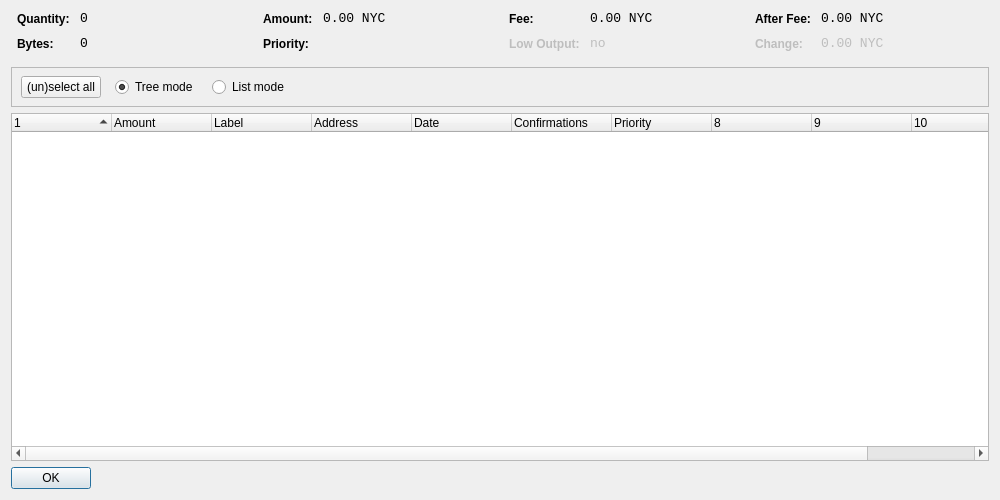
<?xml version="1.0" encoding="UTF-8"?>
<ui version="4.0">
 <class>CoinControlDialog</class>
 <widget class="QDialog" name="CoinControlDialog">
  <property name="geometry">
   <rect>
    <x>0</x>
    <y>0</y>
    <width>1000</width>
    <height>500</height>
   </rect>
  </property>
  <property name="windowTitle">
   <string>Coin Control</string>
  </property>
  <layout class="QVBoxLayout" name="verticalLayout">
   <item>
    <layout class="QHBoxLayout" name="horizontalLayoutTop" stretch="0,0,0,0">
     <property name="topMargin">
      <number>0</number>
     </property>
     <property name="bottomMargin">
      <number>10</number>
     </property>
     <item>
      <layout class="QFormLayout" name="formLayoutCoinControl1">
       <property name="horizontalSpacing">
        <number>10</number>
       </property>
       <property name="verticalSpacing">
        <number>10</number>
       </property>
       <property name="leftMargin">
        <number>6</number>
       </property>
       <property name="rightMargin">
        <number>6</number>
       </property>
       <item row="0" column="0">
        <widget class="QLabel" name="labelCoinControlQuantityText">
         <property name="styleSheet">
          <string notr="true">font-weight:bold;</string>
         </property>
         <property name="text">
          <string>Quantity:</string>
         </property>
        </widget>
       </item>
       <item row="0" column="1">
        <widget class="QLabel" name="labelCoinControlQuantity">
         <property name="font">
          <font>
           <family>Monospace</family>
           <pointsize>10</pointsize>
          </font>
         </property>
         <property name="cursor">
          <cursorShape>IBeamCursor</cursorShape>
         </property>
         <property name="contextMenuPolicy">
          <enum>Qt::ActionsContextMenu</enum>
         </property>
         <property name="text">
          <string notr="true">0</string>
         </property>
         <property name="textInteractionFlags">
          <set>Qt::LinksAccessibleByMouse|Qt::TextSelectableByKeyboard|Qt::TextSelectableByMouse</set>
         </property>
        </widget>
       </item>
       <item row="1" column="0">
        <widget class="QLabel" name="labelCoinControlBytesText">
         <property name="styleSheet">
          <string notr="true">font-weight:bold;</string>
         </property>
         <property name="text">
          <string>Bytes:</string>
         </property>
        </widget>
       </item>
       <item row="1" column="1">
        <widget class="QLabel" name="labelCoinControlBytes">
         <property name="font">
          <font>
           <family>Monospace</family>
           <pointsize>10</pointsize>
          </font>
         </property>
         <property name="cursor">
          <cursorShape>IBeamCursor</cursorShape>
         </property>
         <property name="contextMenuPolicy">
          <enum>Qt::ActionsContextMenu</enum>
         </property>
         <property name="text">
          <string notr="true">0</string>
         </property>
         <property name="textInteractionFlags">
          <set>Qt::LinksAccessibleByMouse|Qt::TextSelectableByKeyboard|Qt::TextSelectableByMouse</set>
         </property>
        </widget>
       </item>
      </layout>
     </item>
     <item>
      <layout class="QFormLayout" name="formLayoutCoinControl2">
       <property name="horizontalSpacing">
        <number>10</number>
       </property>
       <property name="verticalSpacing">
        <number>10</number>
       </property>
       <property name="leftMargin">
        <number>6</number>
       </property>
       <property name="rightMargin">
        <number>6</number>
       </property>
       <item row="0" column="0">
        <widget class="QLabel" name="labelCoinControlAmountText">
         <property name="styleSheet">
          <string notr="true">font-weight:bold;</string>
         </property>
         <property name="text">
          <string>Amount:</string>
         </property>
        </widget>
       </item>
       <item row="0" column="1">
        <widget class="QLabel" name="labelCoinControlAmount">
         <property name="font">
          <font>
           <family>Monospace</family>
           <pointsize>10</pointsize>
          </font>
         </property>
         <property name="cursor">
          <cursorShape>IBeamCursor</cursorShape>
         </property>
         <property name="contextMenuPolicy">
          <enum>Qt::ActionsContextMenu</enum>
         </property>
         <property name="text">
          <string notr="true">0.00 NYC</string>
         </property>
         <property name="textInteractionFlags">
          <set>Qt::LinksAccessibleByMouse|Qt::TextSelectableByKeyboard|Qt::TextSelectableByMouse</set>
         </property>
        </widget>
       </item>
       <item row="1" column="0">
        <widget class="QLabel" name="labelCoinControlPriorityText">
         <property name="styleSheet">
          <string notr="true">font-weight:bold;</string>
         </property>
         <property name="text">
          <string>Priority:</string>
         </property>
        </widget>
       </item>
       <item row="1" column="1">
        <widget class="QLabel" name="labelCoinControlPriority">
         <property name="font">
          <font>
           <family>Monospace</family>
           <pointsize>10</pointsize>
          </font>
         </property>
         <property name="cursor">
          <cursorShape>IBeamCursor</cursorShape>
         </property>
         <property name="contextMenuPolicy">
          <enum>Qt::ActionsContextMenu</enum>
         </property>
         <property name="text">
          <string/>
         </property>
         <property name="textInteractionFlags">
          <set>Qt::LinksAccessibleByMouse|Qt::TextSelectableByKeyboard|Qt::TextSelectableByMouse</set>
         </property>
        </widget>
       </item>
      </layout>
     </item>
     <item>
      <layout class="QFormLayout" name="formLayoutCoinControl3">
       <property name="horizontalSpacing">
        <number>10</number>
       </property>
       <property name="verticalSpacing">
        <number>10</number>
       </property>
       <property name="leftMargin">
        <number>6</number>
       </property>
       <property name="rightMargin">
        <number>6</number>
       </property>
       <item row="0" column="0">
        <widget class="QLabel" name="labelCoinControlFeeText">
         <property name="styleSheet">
          <string notr="true">font-weight:bold;</string>
         </property>
         <property name="text">
          <string>Fee:</string>
         </property>
        </widget>
       </item>
       <item row="0" column="1">
        <widget class="QLabel" name="labelCoinControlFee">
         <property name="font">
          <font>
           <family>Monospace</family>
           <pointsize>10</pointsize>
          </font>
         </property>
         <property name="cursor">
          <cursorShape>IBeamCursor</cursorShape>
         </property>
         <property name="contextMenuPolicy">
          <enum>Qt::ActionsContextMenu</enum>
         </property>
         <property name="text">
          <string notr="true">0.00 NYC</string>
         </property>
         <property name="textInteractionFlags">
          <set>Qt::LinksAccessibleByMouse|Qt::TextSelectableByKeyboard|Qt::TextSelectableByMouse</set>
         </property>
        </widget>
       </item>
       <item row="1" column="0">
        <widget class="QLabel" name="labelCoinControlLowOutputText">
         <property name="enabled">
          <bool>false</bool>
         </property>
         <property name="styleSheet">
          <string notr="true">font-weight:bold;</string>
         </property>
         <property name="text">
          <string>Low Output:</string>
         </property>
        </widget>
       </item>
       <item row="1" column="1">
        <widget class="QLabel" name="labelCoinControlLowOutput">
         <property name="enabled">
          <bool>false</bool>
         </property>
         <property name="font">
          <font>
           <family>Monospace</family>
           <pointsize>10</pointsize>
          </font>
         </property>
         <property name="cursor">
          <cursorShape>IBeamCursor</cursorShape>
         </property>
         <property name="contextMenuPolicy">
          <enum>Qt::ActionsContextMenu</enum>
         </property>
         <property name="text">
          <string notr="true">no</string>
         </property>
         <property name="textInteractionFlags">
          <set>Qt::LinksAccessibleByMouse|Qt::TextSelectableByKeyboard|Qt::TextSelectableByMouse</set>
         </property>
        </widget>
       </item>
      </layout>
     </item>
     <item>
      <layout class="QFormLayout" name="formLayoutCoinControl4">
       <property name="horizontalSpacing">
        <number>10</number>
       </property>
       <property name="verticalSpacing">
        <number>10</number>
       </property>
       <property name="leftMargin">
        <number>6</number>
       </property>
       <property name="rightMargin">
        <number>6</number>
       </property>
       <item row="0" column="0">
        <widget class="QLabel" name="labelCoinControlAfterFeeText">
         <property name="styleSheet">
          <string notr="true">font-weight:bold;</string>
         </property>
         <property name="text">
          <string>After Fee:</string>
         </property>
        </widget>
       </item>
       <item row="0" column="1">
        <widget class="QLabel" name="labelCoinControlAfterFee">
         <property name="font">
          <font>
           <family>Monospace</family>
           <pointsize>10</pointsize>
          </font>
         </property>
         <property name="cursor">
          <cursorShape>IBeamCursor</cursorShape>
         </property>
         <property name="contextMenuPolicy">
          <enum>Qt::ActionsContextMenu</enum>
         </property>
         <property name="text">
          <string notr="true">0.00 NYC</string>
         </property>
         <property name="textInteractionFlags">
          <set>Qt::LinksAccessibleByMouse|Qt::TextSelectableByKeyboard|Qt::TextSelectableByMouse</set>
         </property>
        </widget>
       </item>
       <item row="1" column="0">
        <widget class="QLabel" name="labelCoinControlChangeText">
         <property name="enabled">
          <bool>false</bool>
         </property>
         <property name="styleSheet">
          <string notr="true">font-weight:bold;</string>
         </property>
         <property name="text">
          <string>Change:</string>
         </property>
        </widget>
       </item>
       <item row="1" column="1">
        <widget class="QLabel" name="labelCoinControlChange">
         <property name="enabled">
          <bool>false</bool>
         </property>
         <property name="font">
          <font>
           <family>Monospace</family>
           <pointsize>10</pointsize>
          </font>
         </property>
         <property name="cursor">
          <cursorShape>IBeamCursor</cursorShape>
         </property>
         <property name="contextMenuPolicy">
          <enum>Qt::ActionsContextMenu</enum>
         </property>
         <property name="text">
          <string notr="true">0.00 NYC</string>
         </property>
         <property name="textInteractionFlags">
          <set>Qt::LinksAccessibleByMouse|Qt::TextSelectableByKeyboard|Qt::TextSelectableByMouse</set>
         </property>
        </widget>
       </item>
      </layout>
     </item>
    </layout>
   </item>
   <item>
    <widget class="QFrame" name="frame">
     <property name="minimumSize">
      <size>
       <width>0</width>
       <height>40</height>
      </size>
     </property>
     <property name="frameShape">
      <enum>QFrame::StyledPanel</enum>
     </property>
     <property name="frameShadow">
      <enum>QFrame::Sunken</enum>
     </property>
     <widget class="QWidget" name="horizontalLayoutWidget">
      <property name="geometry">
       <rect>
        <x>10</x>
        <y>0</y>
        <width>781</width>
        <height>41</height>
       </rect>
      </property>
      <layout class="QHBoxLayout" name="horizontalLayoutPanel" stretch="0,0,0,0,0">
       <property name="spacing">
        <number>14</number>
       </property>
       <item>
        <widget class="QPushButton" name="pushButtonSelectAll">
         <property name="sizePolicy">
          <sizepolicy hsizetype="Maximum" vsizetype="Fixed">
           <horstretch>0</horstretch>
           <verstretch>0</verstretch>
          </sizepolicy>
         </property>
         <property name="text">
          <string>(un)select all</string>
         </property>
        </widget>
       </item>
       <item>
        <widget class="QRadioButton" name="radioTreeMode">
         <property name="sizePolicy">
          <sizepolicy hsizetype="Maximum" vsizetype="Fixed">
           <horstretch>0</horstretch>
           <verstretch>0</verstretch>
          </sizepolicy>
         </property>
         <property name="text">
          <string>Tree mode</string>
         </property>
         <property name="checked">
          <bool>true</bool>
         </property>
        </widget>
       </item>
       <item>
        <widget class="QRadioButton" name="radioListMode">
         <property name="sizePolicy">
          <sizepolicy hsizetype="Maximum" vsizetype="Fixed">
           <horstretch>0</horstretch>
           <verstretch>0</verstretch>
          </sizepolicy>
         </property>
         <property name="text">
          <string>List mode</string>
         </property>
        </widget>
       </item>
       <item>
        <spacer name="horizontalSpacer">
         <property name="orientation">
          <enum>Qt::Horizontal</enum>
         </property>
         <property name="sizeHint" stdset="0">
          <size>
           <width>40</width>
           <height>20</height>
          </size>
         </property>
        </spacer>
       </item>
      </layout>
     </widget>
    </widget>
   </item>
   <item>
    <widget class="CoinControlTreeWidget" name="treeWidget">
     <property name="contextMenuPolicy">
      <enum>Qt::CustomContextMenu</enum>
     </property>
     <property name="sortingEnabled">
      <bool>false</bool>
     </property>
     <property name="columnCount">
      <number>11</number>
     </property>
     <attribute name="headerShowSortIndicator" stdset="0">
      <bool>true</bool>
     </attribute>
     <attribute name="headerStretchLastSection">
      <bool>false</bool>
     </attribute>
     <column>
      <property name="text">
       <string/>
      </property>
     </column>
     <column>
      <property name="text">
       <string>Amount</string>
      </property>
     </column>
     <column>
      <property name="text">
       <string>Label</string>
      </property>
     </column>
     <column>
      <property name="text">
       <string>Address</string>
      </property>
     </column>
     <column>
      <property name="text">
       <string>Date</string>
      </property>
     </column>
     <column>
      <property name="text">
       <string>Confirmations</string>
      </property>
      <property name="toolTip">
       <string>Confirmed</string>
      </property>
     </column>
     <column>
      <property name="text">
       <string>Priority</string>
      </property>
     </column>
     <column>
      <property name="text">
       <string/>
      </property>
     </column>
     <column>
      <property name="text">
       <string/>
      </property>
     </column>
     <column>
      <property name="text">
       <string/>
      </property>
     </column>
     <column>
      <property name="text">
       <string/>
      </property>
     </column>
    </widget>
   </item>
   <item>
    <widget class="QDialogButtonBox" name="buttonBox">
     <property name="sizePolicy">
      <sizepolicy hsizetype="Maximum" vsizetype="Fixed">
       <horstretch>0</horstretch>
       <verstretch>0</verstretch>
      </sizepolicy>
     </property>
     <property name="orientation">
      <enum>Qt::Horizontal</enum>
     </property>
     <property name="standardButtons">
      <set>QDialogButtonBox::Ok</set>
     </property>
    </widget>
   </item>
  </layout>
 </widget>
 <customwidgets>
  <customwidget>
   <class>CoinControlTreeWidget</class>
   <extends>QTreeWidget</extends>
   <header>coincontroltreewidget.h</header>
  </customwidget>
 </customwidgets>
 <resources/>
 <connections/>
</ui>
